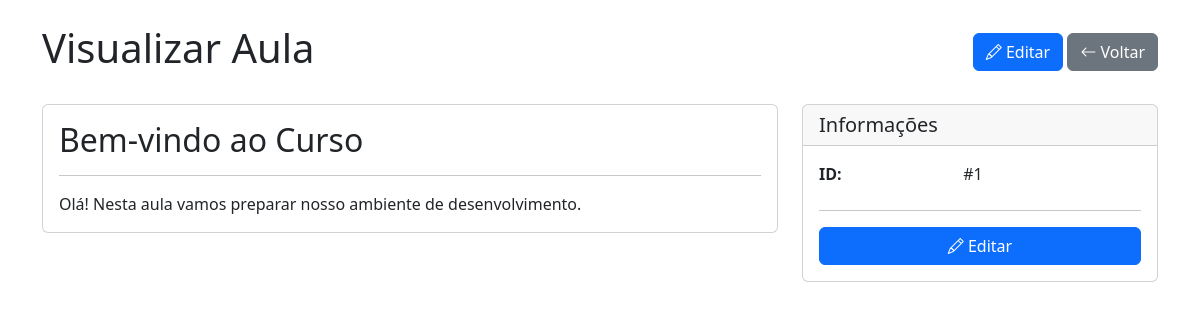
Page /admin/lessons/lessons-view.php?id=1 on the committed database.
### tables this page shows
CREATE TABLE `course_lessons` (
    `id`               INT UNSIGNED     NOT NULL AUTO_INCREMENT,
    `module_id`        INT UNSIGNED     NOT NULL,
    `course_id`        INT UNSIGNED     NOT NULL,
    `title`            VARCHAR(255)     NOT NULL,
    `summary`          VARCHAR(500)     DEFAULT NULL,
    `slug`             VARCHAR(280)     NOT NULL,
    `content_type`     ENUM('video','text','quiz','assignment','download','live','interactive')
                                        NOT NULL DEFAULT 'video',
    `content`          LONGTEXT         DEFAULT NULL,
    `video_url`        VARCHAR(500)     DEFAULT NULL,
    `video_provider`   ENUM('youtube','vimeo','bunny','wistia','self_hosted','other') DEFAULT NULL,
    `video_duration`   INT UNSIGNED     NOT NULL DEFAULT 0,
    `video_thumbnail`  VARCHAR(500)     DEFAULT NULL,
    `xp_reward`        INT UNSIGNED     NOT NULL DEFAULT 10,
    `coin_reward`      INT UNSIGNED     NOT NULL DEFAULT 1,
    `attachment_url`   VARCHAR(500)     DEFAULT NULL,
    `attachments`      JSON             DEFAULT NULL,
    `resources`        JSON             DEFAULT NULL,
    `sort_order`       INT              NOT NULL DEFAULT 0,
    `is_free_preview`  TINYINT(1)       NOT NULL DEFAULT 0,
    `is_published`     TINYINT(1)       NOT NULL DEFAULT 1,
    `is_mandatory`     TINYINT(1)       NOT NULL DEFAULT 1,
    `completion_rule`  ENUM('video_watched','content_read','quiz_passed','manual')
                                        NOT NULL DEFAULT 'video_watched',
    `created_at`       TIMESTAMP        NOT NULL DEFAULT CURRENT_TIMESTAMP,
    `updated_at`       TIMESTAMP        NOT NULL DEFAULT CURRENT_TIMESTAMP ON UPDATE CURRENT_TIMESTAMP,

    PRIMARY KEY (`id`),
    UNIQUE KEY `uk_lessons_slug_course` (`course_id`, `slug`),
    KEY `idx_lessons_module_order` (`module_id`, `sort_order`),
    CONSTRAINT `fk_lessons_module` FOREIGN KEY (`module_id`)
        REFERENCES `course_modules` (`id`) ON DELETE CASCADE ON UPDATE CASCADE,
    CONSTRAINT `fk_lessons_course` FOREIGN KEY (`course_id`)
        REFERENCES `courses` (`id`) ON DELETE CASCADE ON UPDATE CASCADE
);

### admin/lessons/lessons-view.php (the view, shortened to what this page needs)
<?php
require_once '../../config/database.php';
$lesson_id = isset($_GET['id']) ? intval($_GET['id']) : 0;
try {
    $stmt = $pdo->prepare("SELECT * FROM course_lessons WHERE id = ?");
    $stmt->execute([$lesson_id]);
    $lesson = $stmt->fetch(PDO::FETCH_ASSOC);
} catch(PDOException $e) {
    die("Erro ao buscar aula: " . $e->getMessage());
}
?>
<!DOCTYPE html>
<html lang="pt-BR">
<head>
    <link href="https://cdn.jsdelivr.net/npm/bootstrap@5.3.0/dist/css/bootstrap.min.css" rel="stylesheet">
    <link rel="stylesheet" href="https://cdn.jsdelivr.net/npm/bootstrap-icons@1.11.0/font/bootstrap-icons.css">
</head>
<body>
    <div class="container mt-4">
        <div class="d-flex justify-content-between align-items-center mb-4">
            <h1>Visualizar Aula</h1>
            <div>
                <a href="lessons-edit.php?id=<?php echo $lesson_id; ?>" class="btn btn-primary">
                    <i class="bi bi-pencil"></i> Editar
                </a>
                <a href="lessons-list.php" class="btn btn-secondary">
                    <i class="bi bi-arrow-left"></i> Voltar
                </a>
            </div>
        </div>
        <div class="row">
            <div class="col-lg-8">
                <div class="card mb-4">
                    <div class="card-body">
                        <h2><?php echo htmlspecialchars($lesson['title'] ?? ''); ?></h2>
                        <hr>
                        <div class="lesson-content">
                            <?php echo $lesson['content'] ?? ''; ?>
                        </div>
                    </div>
                </div>
            </div>
            <div class="col-lg-4">
                <div class="card">
                    <div class="card-header">
                        <h5 class="mb-0">Informações</h5>
                    </div>
                    <div class="card-body">
                        <dl class="row">
                            <dt class="col-sm-5">ID:</dt>
                            <dd class="col-sm-7">#<?php echo $lesson['id']; ?></dd>
                        </dl>
                        <hr>
                        <div class="d-grid gap-2">
                            <a href="lessons-edit.php?id=<?php echo $lesson_id; ?>" class="btn btn-primary">
                                <i class="bi bi-pencil"></i> Editar
                            </a>
                        </div>
                    </div>
                </div>
    </div>
</body>
</html>

### rows in the picture
course_lessons: title "Bem-vindo ao Curso", content "Olá! Nesta aula vamos preparar nosso ambiente de desenvolvimento.", id "1"
